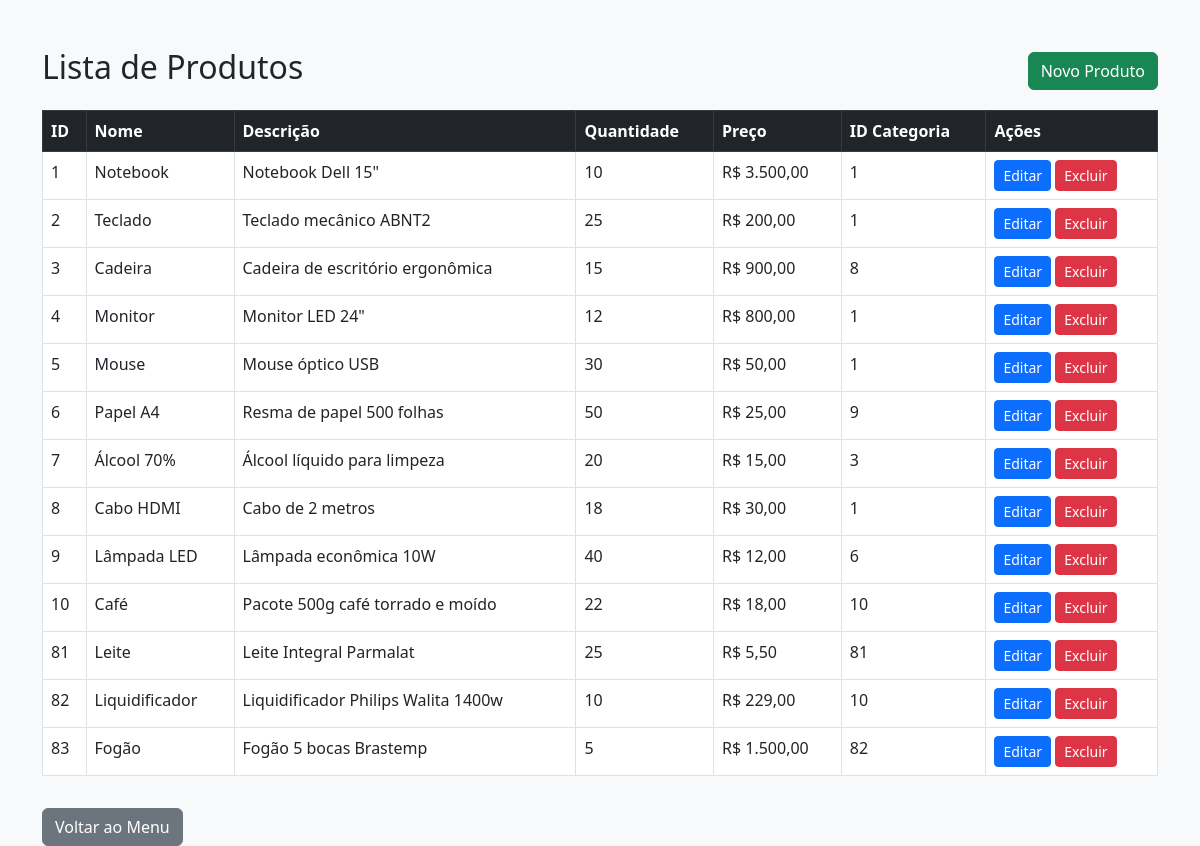
Page /produtos.php (signed in) on the committed database.
### tables this page shows
CREATE TABLE produtos (
    id INTEGER PRIMARY KEY AUTOINCREMENT,
    nome TEXT,
    descricao TEXT,
    quantidade INTEGER,
    preco REAL,
    categoria_id INTEGER,
    FOREIGN KEY (categoria_id) REFERENCES categorias(id)
);

### produtos.php (the view, shortened to what this page needs)
<?php
$pdo = new PDO('sqlite:backup.db');
$pdo->setAttribute(PDO::ATTR_ERRMODE, PDO::ERRMODE_EXCEPTION);
$stmt = $pdo->query("SELECT * FROM produtos");
$produtos = $stmt->fetchAll(PDO::FETCH_ASSOC);
?>
<!DOCTYPE html>
<html lang="pt-br">
<head>
  <link href="https://cdn.jsdelivr.net/npm/bootstrap@5.3.0/dist/css/bootstrap.min.css" rel="stylesheet">
</head>
<body class="bg-light">
<div class="container mt-5">
  <div class="d-flex justify-content-between align-items-center mb-3">
    <h2>Lista de Produtos</h2>
    <a href="produto_form.php" class="btn btn-success">Novo Produto</a>
  </div>
  <?php if (count($produtos) > 0): ?>
  <table class="table table-bordered table-hover">
    <thead class="table-dark">
      <tr>
        <th>ID</th>
        <th>Nome</th>
        <th>Descrição</th>
        <th>Quantidade</th>
        <th>Preço</th>
        <th>ID Categoria</th>
        <th>Ações</th>
      </tr>
    </thead>
    <tbody>
      <?php foreach ($produtos as $produto): ?>
        <tr>
          <td><?= htmlspecialchars($produto['id']) ?></td>
          <td><?= htmlspecialchars($produto['nome']) ?></td>
          <td><?= htmlspecialchars($produto['descricao']) ?></td>
          <td><?= htmlspecialchars($produto['quantidade']) ?></td>
          <td>R$ <?= number_format($produto['preco'], 2, ',', '.') ?></td>
          <td><?= htmlspecialchars($produto['categoria_id']) ?></td>
          <td>
            <a href="produto_form.php?id=<?= $produto['id'] ?>" class="btn btn-sm btn-primary">Editar</a>
            <a href="produto_excluir.php?id=<?= $produto['id'] ?>" class="btn btn-sm btn-danger" onclick="return confirm('Tem certeza que deseja excluir?')">Excluir</a>
          </td>
        </tr>
      <?php endforeach; ?>
    </tbody>
  </table>
  <?php else: ?>
    <p>Nenhum produto cadastrado.</p>
  <?php endif; ?>
  <a href="index.php" class="btn btn-secondary mt-3">Voltar ao Menu</a>
</div>
</body>
</html>

### rows in the picture
produtos: id "1", nome "Notebook", descricao "Notebook Dell 15\"", quantidade "10", preco "3.500,00", categoria "1"
produtos: id "2", nome "Teclado", descricao "Teclado mecânico ABNT2", quantidade "25", preco "200,00", categoria "1"
produtos: id "3", nome "Cadeira", descricao "Cadeira de escritório ergonômica", quantidade "15", preco "900,00", categoria "8"
produtos: id "4", nome "Monitor", descricao "Monitor LED 24\"", quantidade "12", preco "800,00", categoria "1"
produtos: id "5", nome "Mouse", descricao "Mouse óptico USB", quantidade "30", preco "50,00", categoria "1"
produtos: id "6", nome "Papel A4", descricao "Resma de papel 500 folhas", quantidade "50", preco "25,00", categoria "9"
produtos: id "7", nome "Álcool 70%", descricao "Álcool líquido para limpeza", quantidade "20", preco "15,00", categoria "3"
produtos: id "8", nome "Cabo HDMI", descricao "Cabo de 2 metros", quantidade "18", preco "30,00", categoria "1"
produtos: id "9", nome "Lâmpada LED", descricao "Lâmpada econômica 10W", quantidade "40", preco "12,00", categoria "6"
produtos: id "10", nome "Café", descricao "Pacote 500g café torrado e moído", quantidade "22", preco "18,00", categoria "10"
produtos: id "81", nome "Leite", descricao "Leite Integral Parmalat", quantidade "25", preco "5,50", categoria "81"
produtos: id "82", nome "Liquidificador", descricao "Liquidificador Philips Walita 1400w", quantidade "10", preco "229,00", categoria "10"
produtos: id "83", nome "Fogão", descricao "Fogão 5 bocas Brastemp", quantidade "5", preco "1.500,00", categoria "82"
